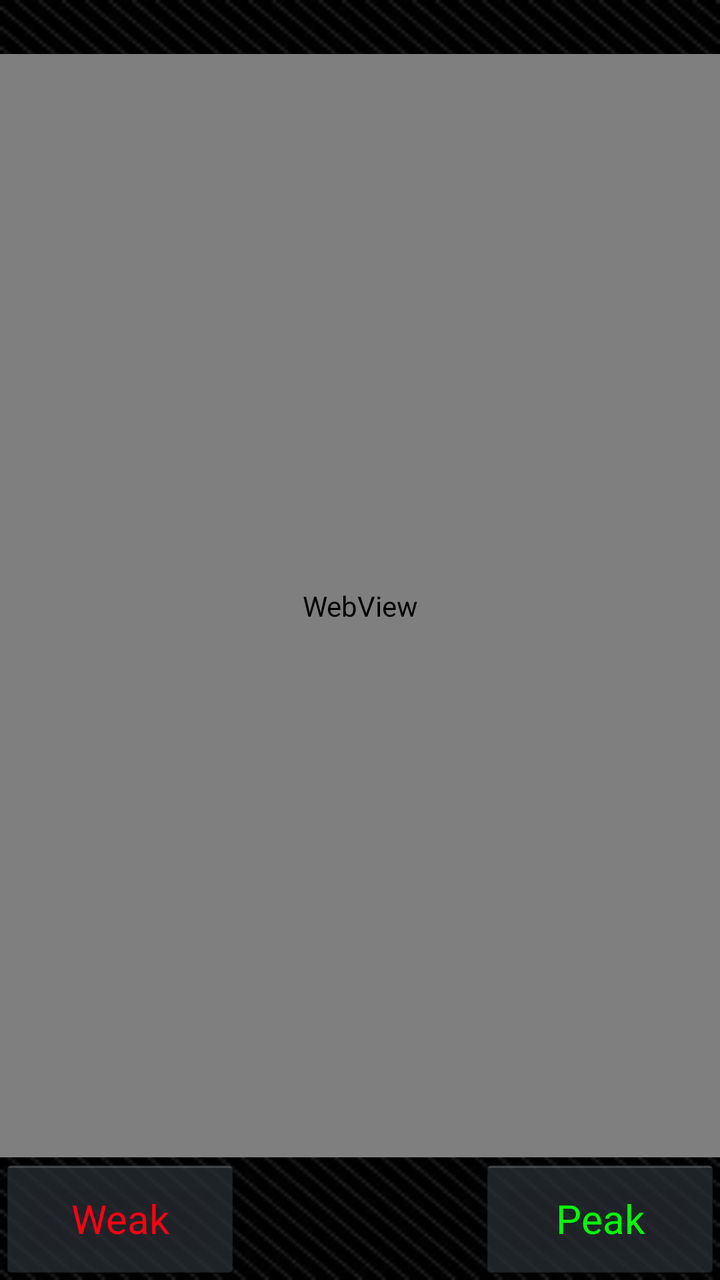
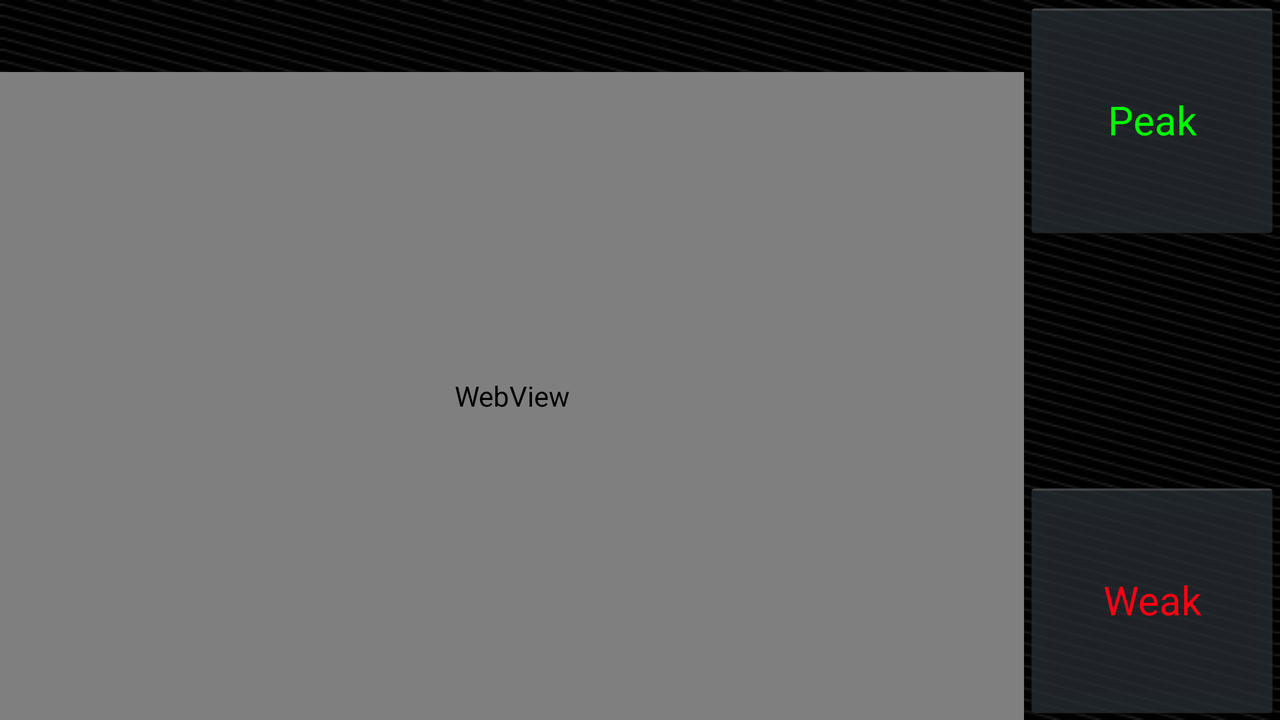

An Android layout and its configuration variant, each rendered on a device that would load it. The default file and the variant file are quoted in full after the pictures.
<!-- AndroidManifest.xml: application theme AppTheme -->
<!-- res/layout/fragment_picture_view.xml -->
<?xml version="1.0" encoding="utf-8"?>
<LinearLayout xmlns:android="http://schemas.android.com/apk/res/android"
    android:layout_width="match_parent"
    android:layout_height="match_parent"
    android:orientation="vertical" >
    
    <TextView
        android:id="@+id/picture_title"
        android:layout_width="match_parent"
        android:layout_height="wrap_content"
        android:gravity="center"
        android:textSize="20sp"
        android:textColor="#FFFFFFFF"/>
    
    <WebView
        android:id="@+id/full_size_picture"
        android:layout_width="match_parent"
        android:layout_height="0dp"
        android:layout_weight=".9"
        android:layout_gravity="center"
        android:gravity="center"
        android:contentDescription="@string/full_size_picture"/>
    
    <LinearLayout
        android:layout_width="match_parent"
        android:layout_height="0dp"
        android:layout_weight=".1"
        android:orientation="horizontal">
        
        <Button
            android:id="@+id/weak_button"
            android:layout_width="0dp"
            android:layout_height="match_parent"
            android:layout_weight="1"
            android:text="@string/weak"
            android:textSize="20sp"
            android:textColor="#FFFF0013"/>
        
        <TextView
            android:id="@+id/goat_count"
            android:layout_width="0dp"
            android:layout_height="match_parent"
            android:layout_weight="1"
            android:gravity="center"
            android:textSize="20sp"/>
        
        <Button
            android:id="@+id/peak_button"
            android:layout_width="0dp"
            android:layout_height="match_parent"
            android:layout_weight="1"
            android:text="@string/peak"
            android:textSize="20sp"
            android:textColor="#FF00FF00"/>
        
    </LinearLayout>

</LinearLayout>
<!-- resources referenced by this layout -->
<resources>
  <string name="full_size_picture">The full sized picture</string>
  <string name="peak">Peak</string>
  <string name="weak">Weak</string>
  <style name="AppTheme" parent="AppBaseTheme">
          <item name="android:windowBackground">@drawable/jpg_dump_background</item>
      </style>
  <!-- from res/values-v14/ -->
  <style name="AppBaseTheme" parent="android:Theme.Holo">
         <item name="android:actionBarStyle">@style/MyActionBar</item>
         <item name="android:actionOverflowButtonStyle">@style/OverFlow</item>
      </style>
  <!-- drawable jpg_dump_background: png bitmap (drawable, 31151 bytes) -->
  <!-- from res/values-v14/ -->
  <style name="MyActionBar" parent="@android:style/Widget.Holo.Light.ActionBar">
          <item name="android:background">#FF303030</item>
      </style>
  <!-- from res/values-v14/ -->
  <style name="OverFlow" parent="@android:style/Widget.Holo.ActionButton.Overflow">
  	    <item name="android:src">@drawable/ic_action_overflow</item>
  	</style>
</resources>
<!-- res/layout-land/fragment_picture_view.xml (the repository's variant of the layout above) -->
<!-- drawn on the phone turned sideways -->
<?xml version="1.0" encoding="utf-8"?>
<LinearLayout xmlns:android="http://schemas.android.com/apk/res/android"
    android:layout_width="match_parent"
    android:layout_height="match_parent"
    android:orientation="horizontal" >
    
    <LinearLayout
        android:layout_width="0dp"
        android:layout_height="match_parent"
        android:layout_weight=".8"
        android:orientation="vertical">
    
	    <TextView
	        android:id="@+id/picture_title"
	        android:layout_width="match_parent"
	        android:layout_height="0dp"
	        android:layout_weight=".1"
	        android:gravity="center"
	        android:textSize="20sp"
	        android:textColor="#FFFFFFFF"/>
	    
	    <WebView
	        android:id="@+id/full_size_picture"
	        android:layout_width="match_parent"
	        android:layout_height="0dp"
	        android:layout_weight=".9"
	        android:layout_gravity="center"
	        android:gravity="center"
	        android:contentDescription="@string/full_size_picture"/>
    
    </LinearLayout>
    
    <LinearLayout
        android:layout_width="0dp"
        android:layout_height="match_parent"
        android:layout_weight=".2"
        android:orientation="vertical">
        
        <Button
            android:id="@+id/peak_button"
            android:layout_width="match_parent"
            android:layout_height="0dp"
            android:layout_weight="1"
            android:text="@string/peak"
            android:textSize="20sp"
            android:textColor="#FF00FF00"/>
        
        <TextView
            android:id="@+id/goat_count"
            android:layout_width="match_parent"
            android:layout_height="0dp"
            android:layout_weight="1"
            android:gravity="center"
            android:textSize="20sp"/>
        
        <Button
            android:id="@+id/weak_button"
            android:layout_width="match_parent"
            android:layout_height="0dp"
            android:layout_weight="1"
            android:text="@string/weak"
            android:textSize="20sp"
            android:textColor="#FFFF0013"/>
        
    </LinearLayout>

</LinearLayout>
